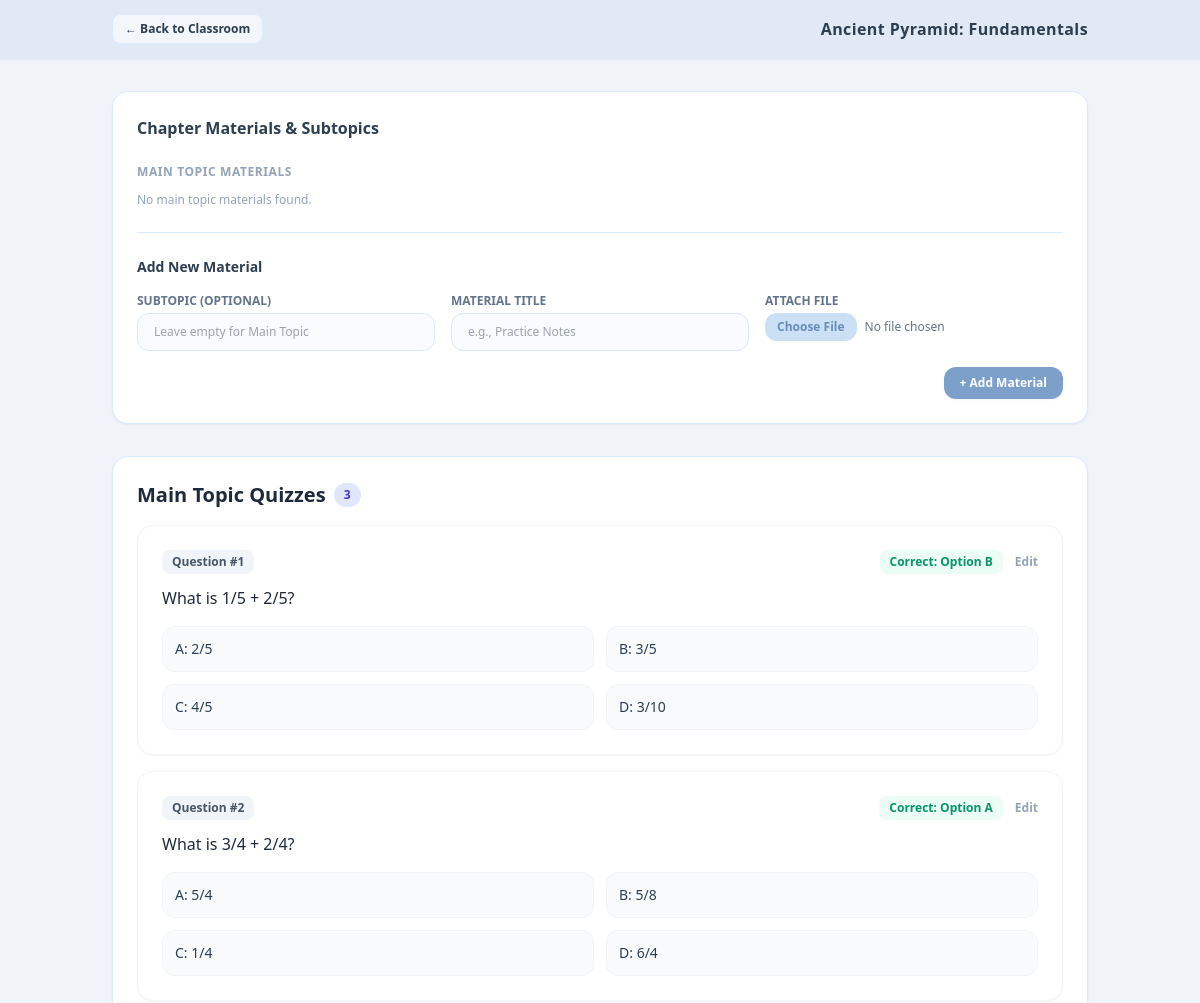
The page /teacher/chapter_details.php?chapter=Ancient+Pyramid:+Fundamentals (upper part) on the database as committed earlier.
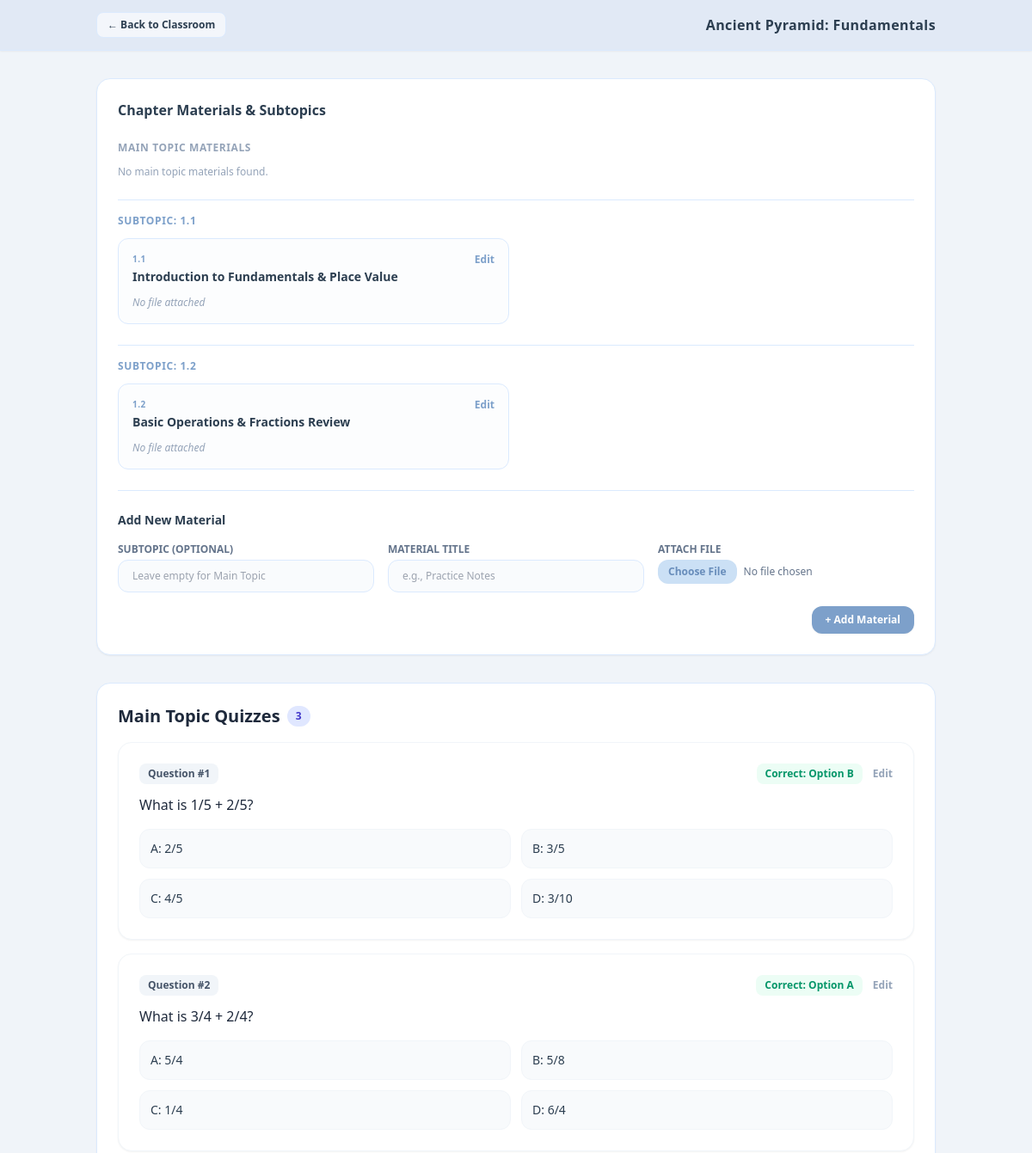
The same page on the database as committed later.
### tables this page shows
CREATE TABLE chapter_quizzes (
        id INTEGER PRIMARY KEY AUTOINCREMENT,
        chapter_name TEXT NOT NULL,
        subtopic_name TEXT DEFAULT NULL,
        question TEXT NOT NULL,
        option_a TEXT NOT NULL,
        option_b TEXT NOT NULL,
        option_c TEXT NOT NULL,
        option_d TEXT NOT NULL,
        correct_option TEXT NOT NULL,
        score INTEGER DEFAULT 1 NOT NULL
    );

CREATE TABLE chapter_materials (
        id INTEGER PRIMARY KEY AUTOINCREMENT,
        chapter_name TEXT NOT NULL,
        subtopic_name TEXT DEFAULT NULL,
        title TEXT NOT NULL,
        file_path TEXT DEFAULT NULL,
        created_at DATETIME DEFAULT CURRENT_TIMESTAMP
    );

### teacher/chapter_details.php (the view, shortened to what the changed rows need)
<?php
require_once __DIR__ . '/../config/db.php';
$chapter_name = isset($_GET['chapter']) ? trim(urldecode($_GET['chapter'])) : '';
$stmt_m = $pdo->prepare("SELECT * FROM chapter_materials WHERE chapter_name = ?");
$stmt_m->execute([$chapter_name]);
$materials = $stmt_m->fetchAll(PDO::FETCH_ASSOC);
$main_materials = [];
$subtopic_materials = [];
foreach ($materials as $mat) {
    if (!empty($mat['subtopic_name'])) {
        $subtopic_materials[$mat['subtopic_name']][] = $mat;
    } else {
        $main_materials[] = $mat;
    }
}
$stmt_main = $pdo->prepare("SELECT * FROM chapter_quizzes WHERE chapter_name = ? AND (subtopic_name IS NULL OR subtopic_name = '')");
$stmt_main->execute([$chapter_name]);
$main_quizzes = $stmt_main->fetchAll(PDO::FETCH_ASSOC);
?>
<!DOCTYPE html>
<html lang="en">
<head>
    <script src="https://cdn.tailwindcss.com"></script>
</head>
<body class="bg-pastel-bg text-pastel-text min-h-screen font-sans flex flex-col">
    <header class="bg-pastel-nav border-b border-blue-100 sticky top-0 z-50 shadow-sm">
        <div class="max-w-5xl mx-auto px-6 py-3.5 flex justify-between items-center w-full">
            <h1 class="text-base font-bold text-pastel-text tracking-wide">
                <?php echo htmlspecialchars($chapter_name); ?>
            </h1>
        </div>
    </header>
    <main class="max-w-5xl mx-auto px-6 py-8 space-y-8 flex-1 w-full">
        <section class="bg-pastel-card rounded-2xl shadow-sm border border-blue-100 p-6 space-y-6">
            <div class="flex justify-between items-center">
                <div>
                    <h2 class="text-base font-bold text-pastel-text">Chapter Materials & Subtopics</h2>
                </div>
            </div>
            <?php foreach ($subtopic_materials as $sub_name => $sub_ats): ?>
                <div class="border-t border-blue-100 pt-4 mt-4">
                    <h3 class="text-xs font-bold uppercase tracking-wider text-pastel-primary mb-3">Subtopic: <?php echo htmlspecialchars($sub_name); ?></h3>
                    <div class="grid grid-cols-1 md:grid-cols-2 gap-4">
                        <?php foreach ($sub_ats as $mat): ?>
                            <div class="border border-blue-100 rounded-xl p-4 bg-pastel-bg/20 flex flex-col justify-between space-y-3">
                                <div>
                                    <div class="flex justify-between items-start">
                                        <span class="text-[10px] font-bold uppercase tracking-wider text-pastel-primary">
                                            <?php echo htmlspecialchars($mat['subtopic_name']); ?>
                                        </span>
                                        <button onclick="toggleEditModal('edit-material-<?php echo $mat['id']; ?>')" class="text-xs text-pastel-primary hover:text-pastel-hover font-semibold">Edit</button>
                                    </div>
                                    <h3 class="text-sm font-bold text-pastel-text mt-0.5"><?php echo htmlspecialchars($mat['title']); ?></h3>
                                </div>
                                <?php if (!empty($mat['file_path'])): ?>
                                    <div>
                                        <a href="../../<?php echo htmlspecialchars($mat['file_path']); ?>" target="_blank" class="inline-block bg-pastel-primary hover:bg-pastel-hover text-white text-xs font-semibold px-3 py-1.5 rounded-lg transition">
                                            View/Download File &rarr;
                                        </a>
                                    </div>
                                <?php else: ?>
                                    <span class="text-xs text-slate-400 italic">No file attached</span>
                                <?php endif; ?>
                            </div>
                        <?php endforeach; ?>
                    </div>
                </div>
            <?php endforeach; ?>
        </section>
        <section class="bg-pastel-card rounded-2xl shadow-sm border border-blue-100 p-6 space-y-6">
            <div class="mb-10">
                <h2 class="text-xl font-bold text-slate-800 mb-4 flex items-center gap-2">
                    <span>Main Topic Quizzes</span>
                    <span
                        class="text-xs bg-indigo-100 text-indigo-700 px-2.5 py-1 rounded-full"><?php echo count($main_quizzes); ?></span>
                </h2>
                <?php if (empty($main_quizzes)): ?>
                    <p class="text-sm text-slate-500 italic bg-white p-4 rounded-xl border border-slate-100">No main topic
                        quizzes available.</p>
                <?php else: ?>
                    <div class="space-y-4">
                        <?php foreach ($main_quizzes as $index => $q): ?>
                            <div class="bg-white p-6 rounded-2xl border border-slate-100 shadow-sm">
                                <div class="flex justify-between items-center mb-3">
                                    <span
                                        class="text-xs font-semibold px-2.5 py-1 bg-slate-100 text-slate-600 rounded-lg">Question
                                        #<?php echo $index + 1; ?></span>
                                    <div class="flex items-center gap-3">
                                        <span
                                            class="text-xs font-semibold px-2.5 py-1 bg-emerald-50 text-emerald-600 rounded-lg">Correct:
                                            Option <?php echo $q['correct_option']; ?></span>
                                        <button type="button" onclick="toggleEditModal('edit-quiz-<?php echo $q['id']; ?>')"
                                            class="text-xs font-semibold text-slate-400 hover:text-pastel-primary transition">Edit</button>
                                    </div>
                                </div>
                                <p class="text-slate-800 font-medium mb-4"><?php echo htmlspecialchars($q['question']); ?></p>
                                <div class="grid grid-cols-1 md:grid-cols-2 gap-3 text-sm">
                                    <div class="p-3 rounded-xl border border-slate-100 bg-slate-50">A:
                                        <?php echo htmlspecialchars($q['option_a']); ?></div>
                                    <div class="p-3 rounded-xl border border-slate-100 bg-slate-50">B:
                                        <?php echo htmlspecialchars($q['option_b']); ?></div>
                                    <div class="p-3 rounded-xl border border-slate-100 bg-slate-50">C:
                                        <?php echo htmlspecialchars($q['option_c']); ?></div>
                                    <div class="p-3 rounded-xl border border-slate-100 bg-slate-50">D:
                                        <?php echo htmlspecialchars($q['option_d']); ?></div>
                                </div>
                            </div>
                        <?php endforeach; ?>
                    </div>
                <?php endif; ?>
            </div>
        </section>
    </main>
</body>
</html>

Rows that differ between the two databases and show on the page:
added chapter_materials: subtopic_name "1.1", title "Introduction to Fundamentals & Place Value", shows "No file attached"
added chapter_materials: subtopic_name "1.2", title "Basic Operations & Fractions Review", shows "No file attached"
Other text that changed with them:
new list line: "SUBTOPIC: 1.1"
new list line: "SUBTOPIC: 1.2"
